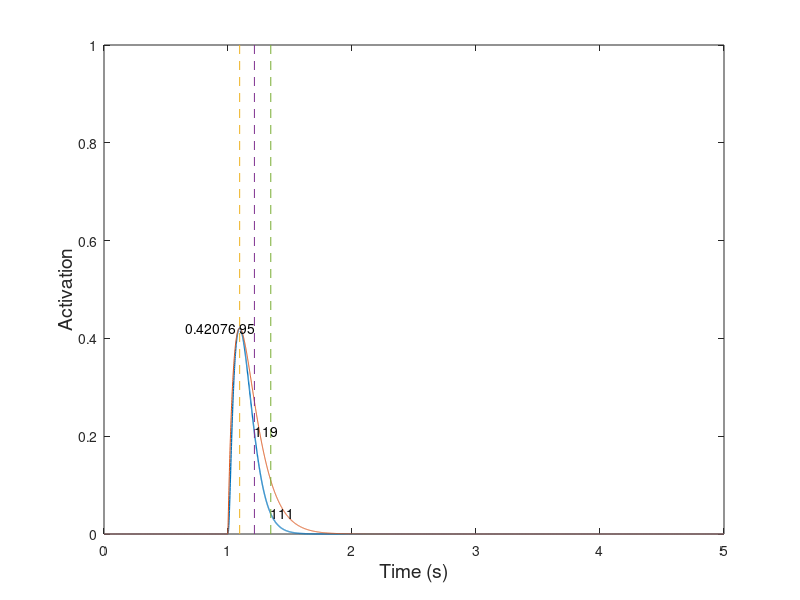

This chart was generated by the following MATLAB code: (Note: this script raises an error after producing the figure.)
%==========================================================================
% new_model_v11_parameterSearch.m
% Author: Akira Nagamori
% Last update: 2/22/119
% Descriptions
%   Inspired by Williams et al. 1998
%==========================================================================

close all
clear all
clc

%% Simulation parameters
Fs = 1000; %sampling frequency
T = 1/Fs;
time = 0:1/Fs:5; %simulation time
Lce = 1;

%% Parameters to be searched
target_CT = 90;


for m = 1501
    S = 7;
    C = 1;
    k_1 = 20;
    k_2 = 5;
    k_3 = 15;
    k_4 = 7;
    tau_1 = 0.005;
    tau_2 = 0.04;
    n = 1.8;
    k = 0.04;
    alpha = 4;
    
    r = randi([1 11],1,1);
    %     if r == 1
    %         S = 7+ (-S*0.8 + (S*0.8+S*0.8)*rand(1,1));
    %     elseif r == 2
    %         C = (1 + (4-1)*rand(1,1));
    %     elseif r == 3
    %         k_1 = 20 + (-k_1*0.8 + (k_1*0.8+k_1*0.8)*rand(1,1));
    %     elseif r == 4
    %         k_2 = 5 + (-k_2*0.8 + (k_2*0.8+k_2*0.8)*rand(1,1));
    %     elseif r == 5
    %         k_3 = 15 + (-k_3*0.8 + (k_3*0.8+k_3*0.8)*rand(1,1));
    %     elseif r == 6
    %         k_4 = 7 + (-k_4*0.8 + (k_4*0.8+k_4*0.8)*rand(1,1));
    %     elseif r == 7
    %         tau_1 = 0.005 + (-tau_1*0.8 + (tau_1*0.8+tau_1*0.8)*rand(1,1));
    %     elseif r == 8
    %         tau_2 = 0.04 + (-tau_2*0.8 + (tau_2*0.8+tau_2*0.8)*rand(1,1));
    %     elseif r == 9
    %         n = 1.8 + (-n*0.8 + (n*0.8+n*0.8)*rand(1,1));
    %     elseif r == 10
    %         k = 0.04 + (-k*0.8 + (k*0.8+k*0.8)*rand(1,1));
    %     elseif r == 11
    %         alpha = 4 + (-alpha*0.8 + (alpha*0.8+alpha*0.8)*rand(1,1));
    %     end
    
    S = 7+ (-S*0.8 + (S*0.8+S*0.8)*rand(1,1));
    
    C = (1 + (4-1)*rand(1,1));
    
    k_1 = 20 + (-k_1*0.8 + (k_1*0.8+k_1*0.8)*rand(1,1));
    
    k_2 = 5 + (-k_2*0.8 + (k_2*0.8+k_2*0.8)*rand(1,1));
    
    k_3 = 15 + (-k_3*0.8 + (k_3*0.8+k_3*0.8)*rand(1,1));
    
    k_4 = 7 + (-k_4*0.8 + (k_4*0.8+k_4*0.8)*rand(1,1));
    
    tau_1 = 0.005 + (-tau_1*0.8 + (tau_1*0.8+tau_1*0.8)*rand(1,1));
    
    tau_2 = 0.04 + (-tau_2*0.8 + (tau_2*0.8+tau_2*0.8)*rand(1,1));
    
    n = 1.8 + (-n*0.8 + (n*0.8+n*0.8)*rand(1,1));
    
    k = 0.04 + (-k*0.8 + (k*0.8+k*0.8)*rand(1,1));
    
    alpha = 4 + (-alpha*0.8 + (alpha*0.8+alpha*0.8)*rand(1,1));
    
    
    %% Run a twitch simulation and sweep simulation
    for i = 1:2
        if i == 1
            simulation_condition = 1;
        elseif i == 2
            simulation_condition = 3;
        end
        if simulation_condition == 1
            % Generate a pulse
            FR_test = 1;
        elseif simulation_condition == 2
            % Generate a spike train at a given frequency
            FR_test = 10;
        elseif simulation_condition == 3
            % Generate a set of spike trains at multiple frequencies
            FR_test = [2 5 8 10 12 15 18 20 25 30 40 50 60 70 80 100 200]; %10:10:100];
        end
        
        %% initialization
        mean_exc = zeros(1,length(FR_test));
        p2p_exc = zeros(1,length(FR_test));
        
        %% Loop through test frequencies
        for f = 1:length(FR_test)
            FR = FR_test(f);
            %%  Generate spike train
            spike = zeros(1,length(time));
            
            if simulation_condition == 1
                % Generate a pulse
                spike(1*Fs) = 1;
            else
                % Generate spike train
                temp =spikeTrainGenerator(0:1/Fs:3,Fs,FR);
                spike(1*Fs:4*Fs) = temp;
            end
            
            
            %% Model parameters
            x = 0; % free calcium concentration
            y = 0; % concentraction of calcium bound to troponin
            z = 0; % porportion of bidning sites that formed cross-bridges (0-1)
            act = 0;
            
            %% Initialization
            x_vec = zeros(1,length(time));
            x_int_vec = zeros(1,length(time));
            y_vec = zeros(1,length(time));
            y_int_vec = zeros(1,length(time));
            z_vec = zeros(1,length(time));
            act_vec = zeros(1,length(time));
            
            spike_temp = zeros(1,length(time));
            R_temp = exp(-time/tau_1);
            R = zeros(1,length(time));
            
            for t = 1:length(time)
                %% Stage 1
                % Calcium diffusion to sarcoplasm
                spike_temp = zeros(1,length(time));
                if spike(t) == 1
                    spike_temp(t) = 1;
                    %temp = conv(spike_temp,R_temp);
                    % R to depend on the normalized firing rate
                    temp = conv(spike_temp,R_temp*(1+2*act^alpha));
                    %             R_i = 1 + (5-1)*exp(-(1/FR)/0.1);
                    %             temp = conv(spike_temp,R_temp*R_i);
                    R = R + temp(1:length(time));
                end
                
                x_dot = k_1*(C-x-y)*R(t) - k_2*x*((C*(S-1))+x+y)-(k_3*x+k_4*y)*(1-y);
                y_dot = (1-y)*(k_3*x-k_4*y);
                x = x_dot/Fs + x;
                y = y_dot/Fs + y;
                
                if y < 0
                    y_temp = 0;
                else
                    y_temp = y;
                end
                y_int = y_temp^n/(y_temp^n+k^n);
                
                %% Stage 3
                z_dot = (y_int-z)/tau_2; %(tau_temp/1000); %(1-z)*f_app - g_app*z;
                z = z_dot/Fs + z;
                
                %% Stage 4
                %
                act = z; % (z*(f_app_max+g_app)/f_app_max);
                
                %% Store variables
                %x_vec(t) = x(t);
                x_vec(t) = x;
                y_vec(t) = y;
                z_vec(t) = z;
                act_vec(t) = act;
                
            end
            
            mean_exc(f) = mean(act_vec(3.5*Fs:4*Fs));
            p2p_exc(f) = max(act_vec(3.5*Fs:4*Fs))-min(act_vec(3.5*Fs:4*Fs));
            
            if simulation_condition == 1
                %------------------------------------------------------------------
                % Twitch analysis
                %------------------------------------------------------------------
                % Find the peak amplitude of twitch and its location
                [pks,locs_0_100] = max(act_vec);
                % Display peak amplitude value
                pks
                % Time it takes from zero force to the peak
                t_0_100 = (locs_0_100-1*Fs)*1000/Fs % convert it in the unit of ms
                
                % Find a half peak amplitude
                peak_half = pks/2;
                % Find time from peak to half maximum
                [~,t_100_50] = min(abs(act_vec(locs_0_100:end)-peak_half));
                
                % Find the location of t_100_50
                locs_100_50 = locs_0_100+t_100_50;
                % Time it takes from peak to half maximum
                t_100_50 = t_100_50*1000/Fs
                
                % Find value of 40% of peak amplitude
                peak_40 = pks*0.4;
                % Find value of 10% of peak amplitude
                peak_10 = pks*0.1;
                
                % Find time when force reaches 40% maximum after peak
                [~,t_40] = min(abs(act_vec(locs_0_100:end)-peak_40));
                % Find time when force reaches 10% maximum after peak
                [~,t_10] = min(abs(act_vec(locs_0_100:end)-peak_10));
                
                % Time it takes from 40% peak to 10% peak
                t_40_10 = (t_10-t_40)*1000/Fs
                
                % Locatino of t_40_10
                locs_40_10 = locs_0_100+t_10;
                
                T = t_0_100/Fs;
                P =  pks/T;
                twitch_Milner_temp = P.*time.*exp(1-time/T);
                twitch_Milner = conv(spike,twitch_Milner_temp);
            end
            
            figure(i)
            plot(time,act_vec,'LineWidth',1)
            hold on
            if simulation_condition == 1
                plot(time,twitch_Milner(1:length(time)))
                hold on
                plot([time(locs_0_100) time(locs_0_100)],[0 1],'--')
                text(time(locs_0_100),pks,num2str(t_0_100))
                hold on
                plot([time(locs_100_50) time(locs_100_50)],[0 1],'--')
                plot([time(locs_40_10) time(locs_40_10)],[0 1],'--')
                text(time(locs_100_50),peak_half,num2str(t_100_50))
                text(time(locs_40_10),peak_10,num2str(t_40_10))
                text(time(locs_0_100)-time(locs_0_100)*0.4,pks,num2str(pks))
            end
            
        end
        
        figure(i)
        xlabel('Time (s)','FontSize',14)
        ylabel('Activation','FontSize',14)
        
        if simulation_condition == 2
            figure(3)
            plot(time,x_vec,'LineWidth',1)
            xlabel('Time (s)','FontSize',14)
            ylabel('x','FontSize',14)
            
            figure(4)
            plot(time,x_int_vec,'LineWidth',1)
            xlabel('Time (s)','FontSize',14)
            ylabel('x_{int}','FontSize',14)
            
            figure(5)
            plot(time,y_vec,'LineWidth',1)
            xlabel('Time (s)','FontSize',14)
            ylabel('y','FontSize',14)
            
        elseif simulation_condition == 3
            %% Calculate twitch-tetanus ratio
            twitch2tetanus_ratio = p2p_exc(1)/mean_exc(f)
            %% Calculate the degree of fusion
            fusion = 1-p2p_exc/p2p_exc(1);
            
            %% Calculate FR_half
            FR_new = FR_test(1):0.1:FR_test(end);
            Af_new = spline(FR_test,mean_exc,FR_new);
            [~,loc] = min(abs(Af_new-0.5));
            FR_half = FR_new(loc);
            FR_half
            
            %% Calculate the desired activation-frequency relationship bassed on Song et al. (2008)
            f_eff = FR_new/FR_half;
            a_f = 0.56;
            n_f0 = 2.1;
            n_f1 = 5;
            n_f = n_f0 +n_f1* (1/Lce-1);
            Af_Song = 1-exp(-(f_eff./(a_f*n_f)).^n_f);
            
            %% Calculate error between the desired and generated activation-frequency relationship
            for j = 1:length(FR_test)
                [val,loc] = min(abs(FR_new-FR_test(j)));
                error_temp(j) = abs(Af_Song(loc)-mean_exc(j));
            end
            error = sum(error_temp)
            
            %% Plot results
            figure(6)
            plot(FR_test/FR_half,mean_exc,'LineWidth',1)
            xlabel('Frequency (Hz)','FontSize',14)
            ylabel('Activation','FontSize',14)
            hold on
            plot(f_eff,Af_Song)
            xlim([0 3])
            
            figure(7)
            plot(FR_test/FR_half,fusion,'LineWidth',1)
            xlabel('Frequency (Hz)','FontSize',14)
            ylabel('Fusion','FontSize',14)
            hold on
            xlim([0 3])
            
            figure(8)
            plot(mean_exc./max(mean_exc),fusion,'LineWidth',1)
            xlabel('Activation','FontSize',14)
            ylabel('Fusion','FontSize',14)
            hold on
            plot(0:0.1:1,0:0.1:1,'--')
        end
        
    end
    
    Data = cell(2,12);
    Data(1,:) = {'t_0_100','t_100_50','t_40_10','P_t','t2t','FR_half','Error_CT','Error_Af','Test frequencies','Af','Fusion','Parameters'};
    Data{2,1} = t_0_100;
    Data{2,2} = t_100_50;
    Data{2,3} = t_40_10;
    Data{2,4} = pks;
    Data{2,5} = twitch2tetanus_ratio;
    Data{2,6} = FR_half;
    Data{2,7} = target_CT-t_0_100;
    Data{2,8} = error;
    Data{2,9} = FR_test/FR_half;
    Data{2,10} = mean_exc;
    Data{2,11} = fusion;
    Data{2,12} = [S,C,k_1,k_2,k_3,k_4,tau_1,tau_2,n,k,alpha];
    
    code_folder = '/Users/akira/Documents/GitHub/Twitch-Based-Muscle-Model';
    data_folder = '/Users/akira/Documents/GitHub/Twitch-Based-Muscle-Model/Data';
    
    cd(data_folder)
    save(['Data_' num2str(m)],'Data')
    cd(code_folder)
    
end
function spikeTrain = spikeTrainGenerator(t,Fs,freq)

spikeTrain = zeros(1,length(t));
ISI = round(1/freq*Fs);
numSpikes = round(length(t)/ISI);
index = [1:numSpikes]*ISI;
index(index>length(t)) = [];
spikeTrain(index) = 1;
spikeTrain(1) = 1;

end
